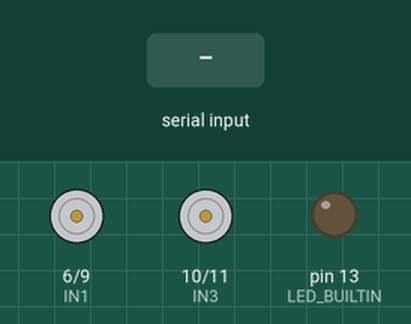
Simulated run of this sketch. Board: Arduino Uno, built with avr-gcc and run on an emulated ATmega328P. Shown: motor-driver pin pairs drawn as motors (green arrow = first pin HIGH = forward, orange = second pin HIGH = backward, longer = more drive, scaled by the enable pin), output pins drawn as LEDs (lit = HIGH). The inputs (shaded band) are chosen by the test bench.

Above: at 1.2 s.
1.3 s: "f" received over the second serial link
At 2.5 s:
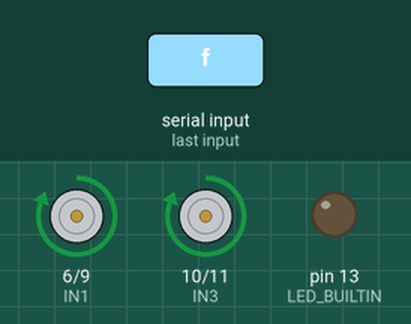
2.8 s: "b" received over the second serial link
At 3.7 s:
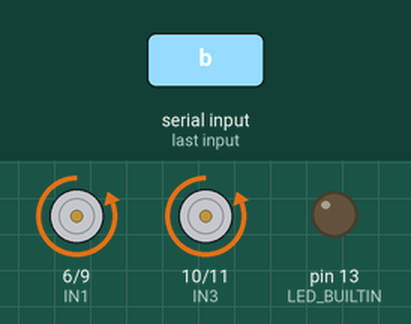
4.3 s: "l" received over the second serial link
At 4.9 s:
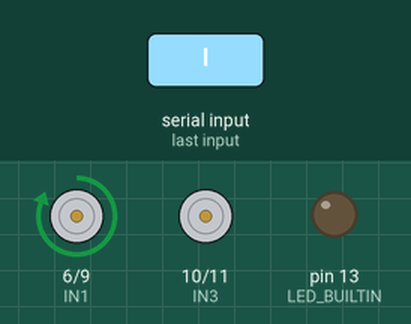
5.8 s: "r" received over the second serial link
At 7.0 s:
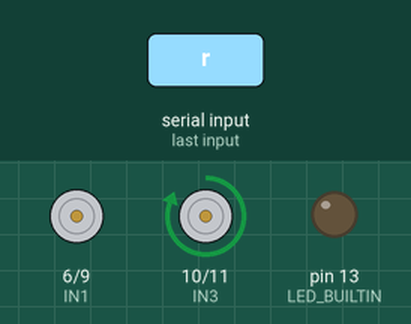
7.3 s: "s" received over the second serial link
At 8.4 s:
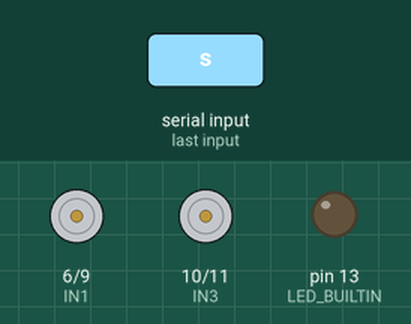
8.8 s: "0" received over the second serial link
Timing chart, 0 to 11.3 s (numbered marks = the images above; inputs shaded):
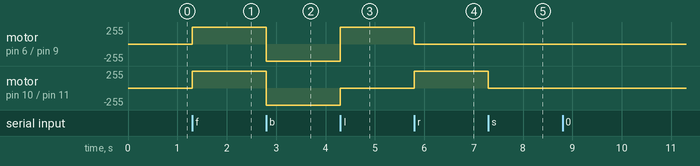

The sketch:

20162587_motor5BLE.ino
```cpp
#include <SoftwareSerial.h>
SoftwareSerial BTSerial(4, 5);

int IN1 = 6;
int IN2 = 9;
int IN3 = 10;
int IN4 = 11;

int enA = 3;
int enB = 2;

int motorSpeedA = 0;
int motorSpeedB = 0;

void setup() {
  BTSerial.begin(9600);
  pinMode(LED_BUILTIN, OUTPUT);

  pinMode(enA, OUTPUT);
  pinMode(IN1, OUTPUT);
  pinMode(IN2, OUTPUT);
  pinMode(IN3, OUTPUT);
  pinMode(IN4, OUTPUT);

  // Set initial rotation direction

  // Initial speed
  motorSpeedA = 255;// 0~255//오른쪽 70
  motorSpeedB = 135;// 0~255   // 왼쪽 118부터

}

void loop()
{

  analogWrite(enA, motorSpeedA); // Send PWM signal to motor A
  analogWrite(enB, motorSpeedB); // Send PWM signal to motor B
  while (BTSerial.available())
  {

    char inChar = (char)BTSerial.read();

    if(inChar == '0')//정지
    {
      digitalWrite(IN1, LOW);
      digitalWrite(IN2, LOW);
      digitalWrite(IN3, LOW);
      digitalWrite(IN4, LOW);
    }
    else if(inChar == 'f')//직진
    {
      digitalWrite(IN1, HIGH);
      digitalWrite(IN2, LOW);
      digitalWrite(IN3, HIGH);
      digitalWrite(IN4, LOW);
    }
    else if(inChar == 'b')//후진
    {
      digitalWrite(IN1, LOW);
      digitalWrite(IN2, HIGH);
      digitalWrite(IN3, LOW);
      digitalWrite(IN4, HIGH);
    }
    else if(inChar == 'l')//좌회전
    {
      digitalWrite(IN1, HIGH);
      digitalWrite(IN2, LOW);
      digitalWrite(IN3, LOW);
      digitalWrite(IN4, LOW);
    }
    else if(inChar == 'r')//우회전
    {
      digitalWrite(IN1, LOW);
      digitalWrite(IN2, LOW);
      digitalWrite(IN3, HIGH);
      digitalWrite(IN4, LOW);
    }
    else if(inChar == 'w')
    {
      motorSpeedA = motorSpeedA + 10;
      motorSpeedB = motorSpeedB +10;

      if (motorSpeedA > 255)
      {
        motorSpeedA = 255;
      }
      if (motorSpeedB > 255)
      {
        motorSpeedB = 255;
      }

      //Serial.println(motorSpeed);

    }
    else if(inChar == 's')
    {
      motorSpeedA = motorSpeedA-10;
      motorSpeedB = motorSpeedB-10;
      if (motorSpeedA < 0)
      {
        motorSpeedA= 0;
      }
      if (motorSpeedB < 0)
      {
        motorSpeedB= 0;
      }
      //Serial.println(motorSpeed);
    }
  }
}
```

Measured:
- after the input at 1.3 s, motor on pin 6 (IN1) / pin 9 (IN2), motor on pin 10 (IN3) / pin 11 (IN4): stopped → forward 255/255 at once
- after the input at 2.8 s, motor on pin 6 (IN1) / pin 9 (IN2), motor on pin 10 (IN3) / pin 11 (IN4): forward 255/255 → backward 255/255 at once
- after the input at 4.3 s, motor on pin 6 (IN1) / pin 9 (IN2): backward 255/255 → forward 255/255 at once; motor on pin 10 (IN3) / pin 11 (IN4): backward 255/255 → stopped at once
- after the input at 5.8 s, motor on pin 6 (IN1) / pin 9 (IN2): forward 255/255 → stopped at once; motor on pin 10 (IN3) / pin 11 (IN4): stopped → forward 255/255 at once
- after the input at 7.3 s, motor on pin 10 (IN3) / pin 11 (IN4): forward 255/255 → stopped at once
